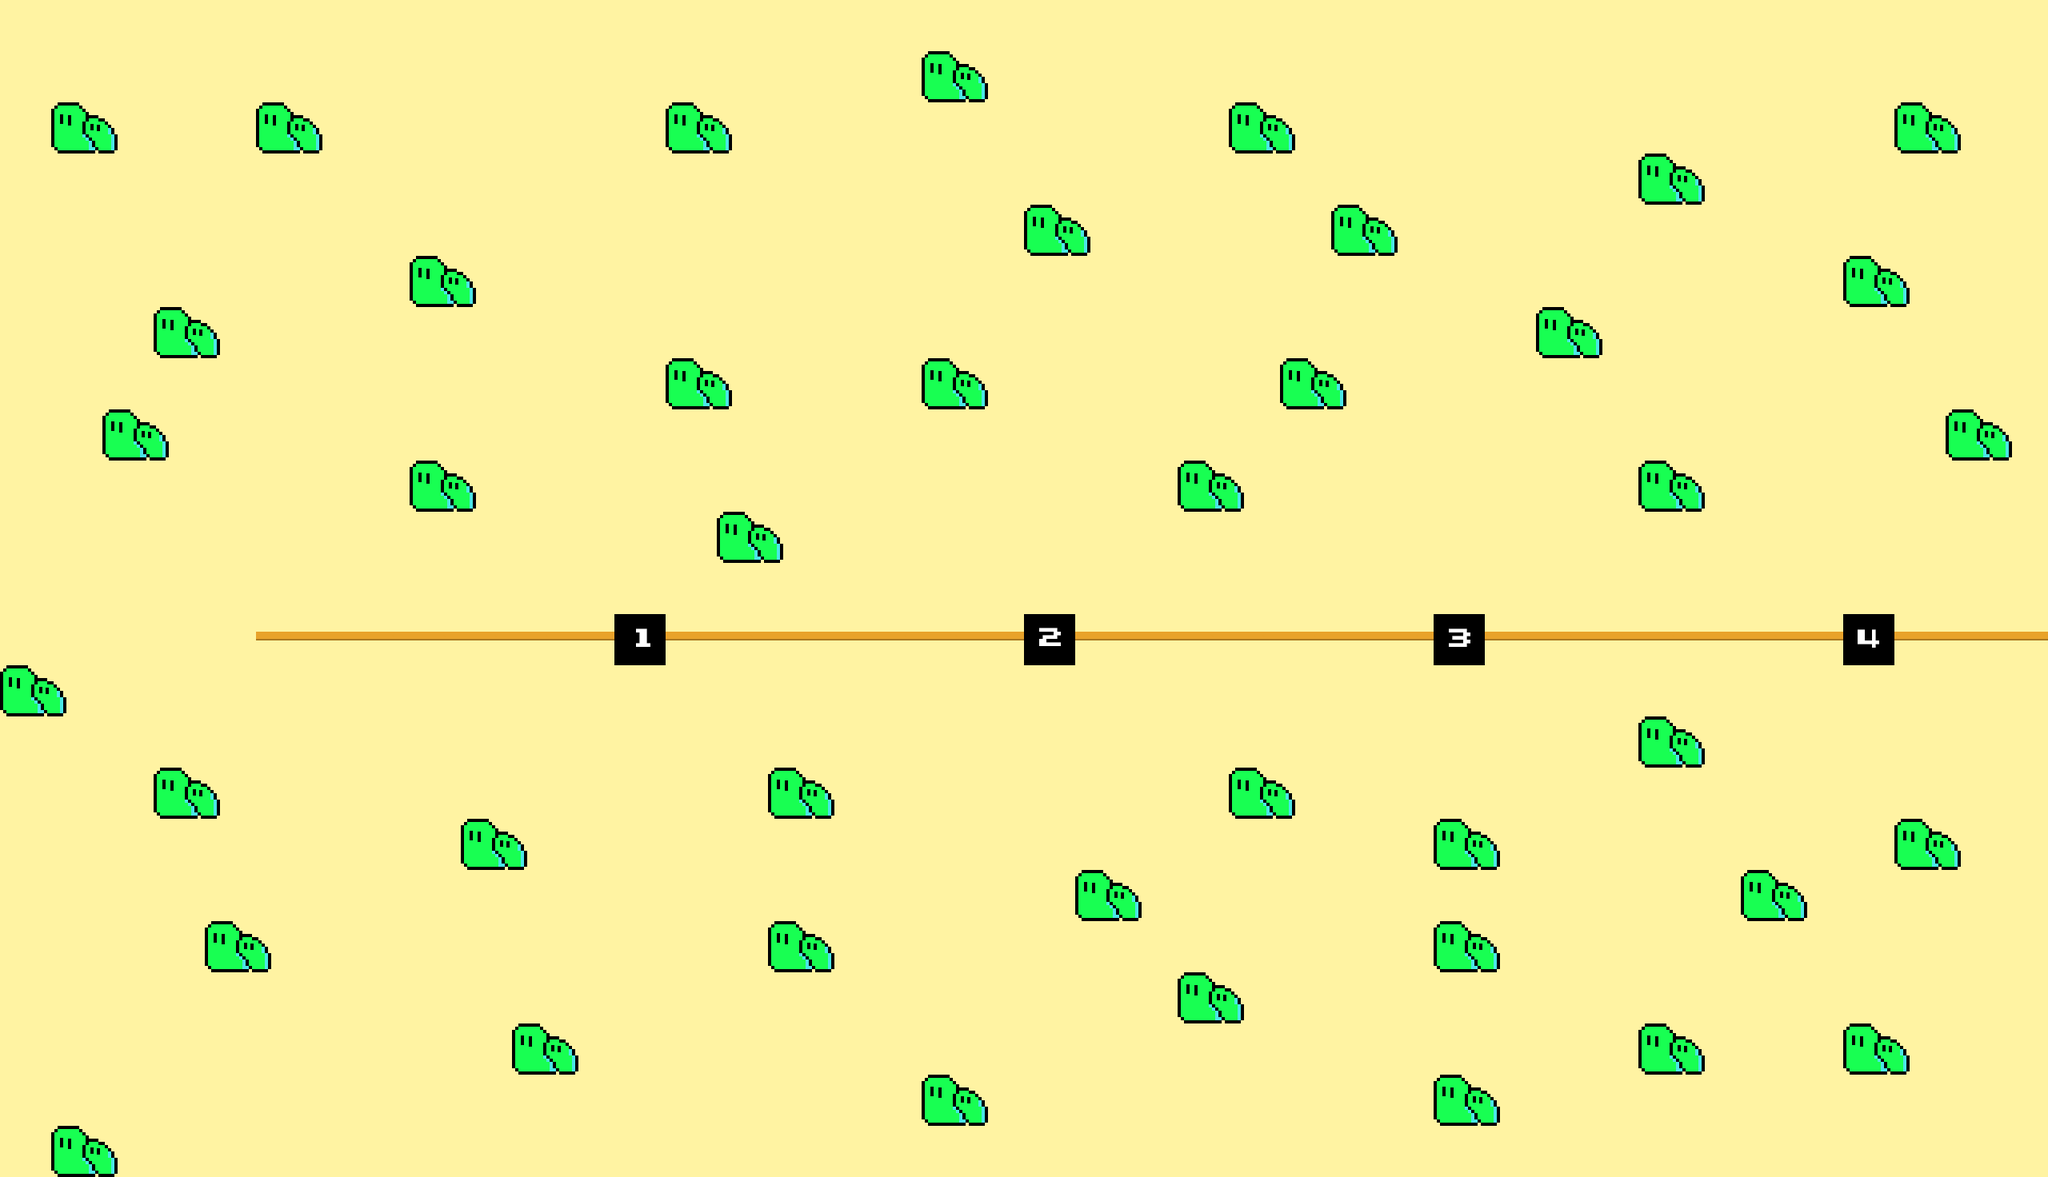

Rendered tile map (Tiled .tmx) drawn with the repository's tilesets; below, a short description and the map source with its tile grids summarised:
An orthogonal 40x23 tile map with 64x64 px tiles, 10 tile layers (Back_Ground, Truba, Spawn, Dorozki, ...), 2 tilesets.

<map version="1.10" tiledversion="1.11.2" orientation="orthogonal" renderorder="right-down" width="40" height="23" tilewidth="64" tileheight="64" infinite="0" nextlayerid="12" nextobjectid="1">
 <tileset firstgid="1" source="../Textures/Menu_Textures_Levels.tsx" />
 <tileset firstgid="50" source="../Textures/Textures_levels.tsx" />
 <layer id="1" name="Back_Ground" width="40" height="23">
  <data>[920 cells, 920 non-empty, 1 distinct tile ids]</data>
 </layer>
 <layer id="2" name="Truba" width="40" height="23">
  <data>[920 cells, 0 non-empty, 0 distinct tile ids]</data>
 </layer>
 <layer id="9" name="Spawn" width="40" height="23">
  <data>[920 cells, 1 non-empty, 1 distinct tile ids]</data>
 </layer>
 <layer id="3" name="Dorozki" width="40" height="23">
  <data>[920 cells, 35 non-empty, 1 distinct tile ids]</data>
 </layer>
 <layer id="4" name="Level_1" width="40" height="23">
  <data>[920 cells, 1 non-empty, 1 distinct tile ids]</data>
 </layer>
 <layer id="5" name="Level_2" width="40" height="23">
  <data>[920 cells, 1 non-empty, 1 distinct tile ids]</data>
 </layer>
 <layer id="6" name="Level_3" width="40" height="23">
  <data>[920 cells, 1 non-empty, 1 distinct tile ids]</data>
 </layer>
 <layer id="7" name="Level_4" width="40" height="23">
  <data>[920 cells, 1 non-empty, 1 distinct tile ids]</data>
 </layer>
 <layer id="8" name="Inviz" width="40" height="23">
  <data>[920 cells, 162 non-empty, 4 distinct tile ids]</data>
 </layer>
 <layer id="11" name="Trees" width="40" height="23">
  <data>[920 cells, 84 non-empty, 2 distinct tile ids]</data>
 </layer>
</map>
